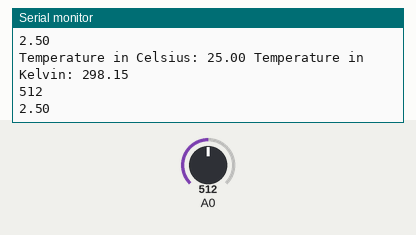
Simulated run of this sketch. Board: Arduino Uno, built with avr-gcc and run on an emulated ATmega328P. Shown: the last lines printed to the serial monitor. Inputs (shaded band) come from the test bench; at power-on: A0 = 512.

Above: at 1.3 s.
1.4 s: A0 set to 716
At 1.97 s:
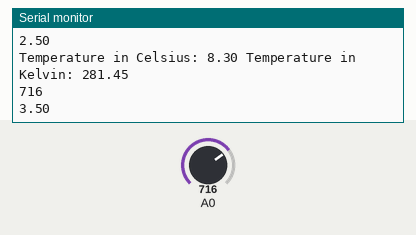
2.9 s: A0 set to 900
At 3.49 s:
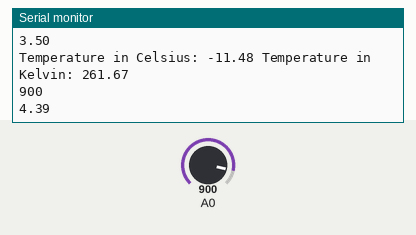
Timing chart, 0 to 5.9 s (numbered marks = the images above; inputs shaded):
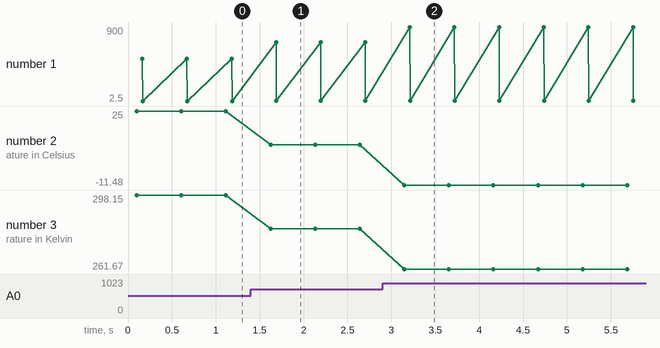

Measured:
- after the input at 1.4 s, the serial monitor: prints a new line after 0.22 s (image 1)
- after the input at 2.9 s, the serial monitor: prints a new line after 0.24 s (image 2)
- plotted number 1: 2.5 → 3.5 after the input at 1.4 s, 3.5 → 4.39 after the input at 2.9 s
- plotted number 2: 25 → 8.3 after the input at 1.4 s, 8.3 → -11.48 after the input at 2.9 s
- plotted number 3: 298.15 → 281.45 after the input at 1.4 s, 281.45 → 261.67 after the input at 2.9 s

The sketch:

NTC_temperature_sensor_with_LED.ino
```cpp
/*
MATERIAL LIST:
⚫ 1 NTC temperature sensor; // 1 Sensor de temperatura NTC;
⚫ Arduino UNO + USB cable; // Arduino UNO + cabo USB;
⚫ 1 resistor of 10k ohms; // 1 resistor de 10k ohms;
⚫ 1 resistor of 330 OHM for the LED;
⚫ 1 LED;
⚫ Breadboard; // Protoboard;
⚫ Jumper wires for breadboard connections; // Jumpers para conexão no protoboard;
*/
//Connect the DIGITAL 13 OUTPUT to the 330 ohm resistor and then to the anode of the LED.
// Connect the ground (-) output to the LED cathode.

#define ledPin 13 // Define o pino digital D13 para o controle do LED
#define temperaturaAcionamentoLED 25 //temperatura a partir da qual o LED liga

#define Vin 5.0 // Defines the input voltage constant as 5.0V
               // Define a constante de tensão de entrada como 5.0V

#define T0 298.15 // Defines the reference temperature constant as 298.15 Kelvin (25°C)
                 // Define a constante de temperatura de referência como 298,15 Kelvin (25°C)

#define Rt 10000 // Resistor used in the voltage divider circuit
                 // Resistor usado no circuito divisor de tensão

#define R0 10000 // Initial resistance value of the NTC at 25°C
                 // Valor inicial de resistência do NTC a 25°C

#define T1 273.15 // Temperature in Kelvin at 0°C (from datasheet)
                 // Temperatura em Kelvin a 0°C (do datasheet)

#define T2 373.15 // Temperature in Kelvin at 100°C (from datasheet)
                 // Temperatura em Kelvin a 100°C (do datasheet)

#define RT1 35563 // Resistance value of the NTC at T1 (0°C)
                  // Valor de resistência do NTC em T1 (0°C)

#define RT2 549 // Resistance value of the NTC at T2 (100°C)
                // Valor de resistência do NTC em T2 (100°C)

float beta = 0.0; // Beta coefficient, calculated from the NTC characteristics
                  // Coeficiente Beta, calculado a partir das características do NTC

float Rinf = 0.0; // R∞ (infinity resistance), calculated parameter for the NTC
                  // R∞ (resistência infinita), parâmetro calculado para o NTC

float TempKelvin = 0.0; // Variable to store the temperature in Kelvin
                        // Variável para armazenar a temperatura em Kelvin

float TempCelsius = 0.0; // Variable to store the temperature in Celsius
                         // Variável para armazenar a temperatura em Celsius

float Vout = 0.0; // Voltage output from the voltage divider, read from A0
                  // Tensão de saída do divisor de tensão, lida a partir de A0

float Rout = 0.0; // Calculated resistance of the NTC sensor
                  // Resistência calculada do sensor NTC

void setup() {
  Serial.begin(9600); // Initializes serial communication at 9600 baud rate for the serial monitor
                      // Inicializa a comunicação serial a 9600 bps para o monitor serial

  beta = (log(RT1 / RT2)) / ((1 / T1) - (1 / T2)); // Calculates the Beta coefficient based on datasheet values
                                                   // Calcula o coeficiente Beta com base nos valores do datasheet

  Rinf = R0 * exp(-beta / T0); // Calculates R∞ using the Beta coefficient and reference temperature
                               // Calcula R∞ usando o coeficiente Beta e a temperatura de referência

  delay(100); // Adds a delay of 100 milliseconds to ensure the setup is complete before entering the loop
              // Adiciona um atraso de 100 milissegundos para garantir que a configuração esteja completa antes de entrar no loop
}

void loop() {
  Vout = Vin * ((float)(analogRead(0)) / 1024.0); // Reads the analog value from pin A0 and calculates the output voltage
                                                  // Lê o valor analógico do pino A0 e calcula a tensão de saída

  Rout = (Rt * Vout / (Vin - Vout)); // Calculates the resistance of the NTC sensor based on the voltage divider formula
                                     // Calcula a resistência do sensor NTC com base na fórmula do divisor de tensão

  TempKelvin = (beta / log(Rout / Rinf)); // Calculates the temperature in Kelvin using the NTC formula
                                          // Calcula a temperatura em Kelvin usando a fórmula do NTC

  TempCelsius = TempKelvin - 273.15; // Converts the temperature from Kelvin to Celsius
                                     // Converte a temperatura de Kelvin para Celsius

  if (TempCelsius > temperaturaAcionamentoLED){
    digitalWrite(ledPin, HIGH); // Liga o led aplicando 5V ao pino 13 do arduino se a temperatura em celsius for maior do que a temp definida para ligar o led
  } else {
    digitalWrite(ledPin, LOW); // desliga o LED aplicando 0V ao pino 13 do arduino
  }


  Serial.print("Temperature in Celsius: "); // Prints the label for temperature in Celsius to the serial monitor
                                            // Imprime o rótulo da temperatura em Celsius no monitor serial

  Serial.print(TempCelsius); // Prints the calculated temperature in Celsius
                             // Imprime a temperatura calculada em Celsius

  Serial.print(" Temperature in Kelvin: "); // Prints the label for temperature in Kelvin to the serial monitor
                                            // Imprime o rótulo da temperatura em Kelvin no monitor serial

  Serial.println(TempKelvin); // Prints the calculated temperature in Kelvin and moves to the next line
                              // Imprime a temperatura calculada em Kelvin e pula para a próxima linha
  Serial.println(analogRead(0));
 float tensaoLida = ((float)(analogRead(0)) / 1024.0)*5; //converte a leitura analógica para Volts
 Serial.println(tensaoLida);

  delay(500); // Adds a delay of 500 milliseconds before the next loop iteration
              // Adiciona um atraso de 500 milissegundos antes da próxima iteração do loop
}
```
